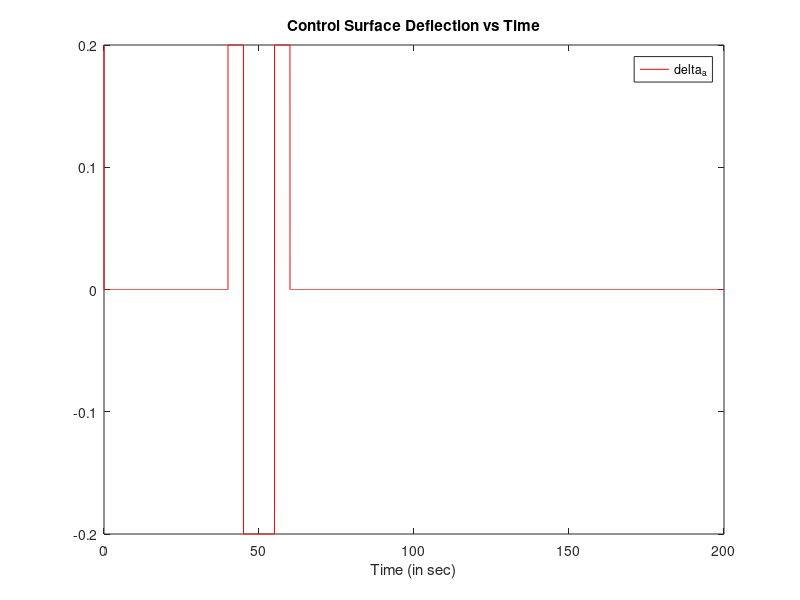
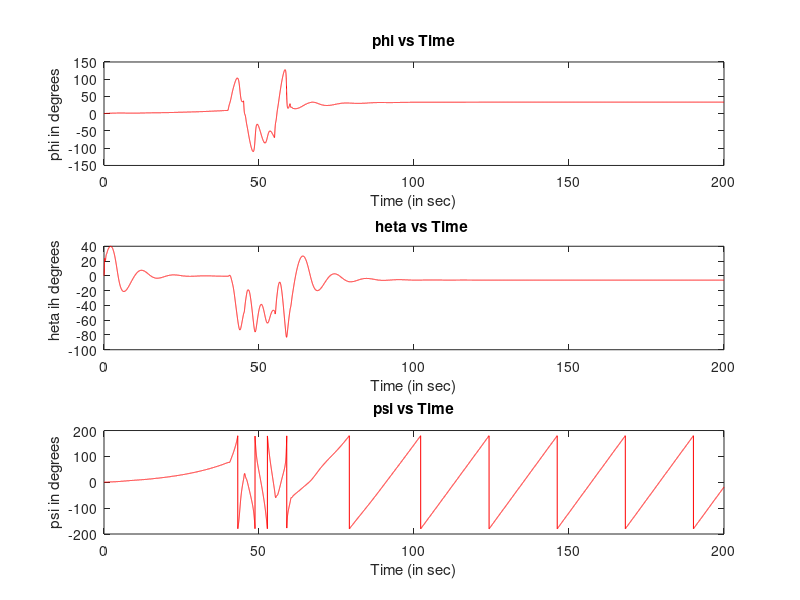

Reproduce these figures in MATLAB, in order. (Note: this script raises an error after producing the figures.)
%% State Variables
pn=0;pe=0;pd=0; %Inertial Position of MAV along Inertial Frame
dpn=0;dpe=0;dpd=0; %Rate of Change of Inertial Position of MAV along Inertial Frame
u=0;v=0;w=0; %Velocity of MAV measured along Body Frame
du=0;dv=0;dw=0; %Acceleration of MAV measured along Body Frame
p=0;q=0;r=0; %Angular rates of the MAV about the Body Frame 
dp=0;dq=0;dr=0; %Angular acceleration of the MAV about the Body Frame
phi=0;theta=0;psi=0; %Roll,Pitch and Yaw angles in degrees
phi=deg2rad(phi);theta=deg2rad(theta);psi=deg2rad(psi);
dphi=0;dtheta=0;dpsi=0; %Roll,Pitch and Yaw Rates

%% Simulation Settings
dt=0.01;
T=0:dt:200;
no=length(T); %No of sample inputs

%Physical Parameters - Aerosonde UAV
mass=25;
Jx=0.824;
Jy=1.135;
Jz=1.759;
Jxz=0.120;
g=9.81;
S=0.55;
b=2.9;
c=0.19;
rho=1.268;
e=0.9;


% Motor Parameters
k_mo=80;
Ktp=0;
Kw=0;
Sp=0.2027;
Cp=1;

% Aerodynamic Co-efficients
CL0=0.23;
CD0=0.043;
Cm0=0.0135;
Cla=5.61;
Cda=0.030;
Cma=-2.74;
Clq=7.95;
Cdq=0;
Cmq=-38.21;
Clde=0.13;
Cdde=0.0135;
Cmde=-0.99;
M=50;
Cdp=0;

Cy0=0;
Cl0=0;
Cn0=0;
Cyb=-0.83;
Clb=-0.13;
Cnb=0.073;
Cyp=0;
Clp=-0.51;
Cnp=-0.069;
Cyr=0;
Clr=0.25;
Cnr=-0.095;
Cyda=0.075;
Clda=0.17;
Cnda=-0.011;
Cydr=0.19;
Cldr=0.0024;
Cndr=-0.069;

% Mass Moment Co-efficients
G=Jx*Jz - Jxz*Jxz;
G1=(1/G)*Jxz*(Jx-Jy+Jz);
G2=(1/G)*(Jz*(Jz-Jy)+Jxz*Jxz);
G3=Jz/G;
G4=Jxz/G;
G5=(1/Jy)*(Jz-Jx);
G6=Jxz/Jy;
G7=(1/G)*((Jx-Jy)*Jx + Jxz*Jxz);
G8=Jx/G;

%% Inputs
u = 35;
v = 0;
w = 0;
p = 0;
q = 0;
r = 0;
delta_e=-0.703975;
delta_t=0;
delta_r=0;
delta_a_array=zeros([1,no]);
delta_r_array=zeros([1,no]);
delta_a_array([1,4001:4500])=0.2;
delta_a_array([1,4501:5500])=-0.2;
delta_a_array([1,5501:6000])=0.2;
count=0;
angles=zeros([3,no]);
velocity_b=zeros([3,no]);
moment=zeros([3,no]);
force=zeros([3,no]);
loc=zeros([3,no]);
%%
for i=1:no
    delta_a=delta_a_array(1,i);
    Va=sqrt(u*u+v*v+w*w);
    alpha=atan(w/u);
    beta=asin(v/Va);
    Cl=CL0+(Cla*alpha);
    Cd=CD0+(Cda*alpha);
    Cx=(-Cd*cos(alpha))+(Cl*sin(alpha));
    Cxq=(-Cdq*cos(alpha))+(Clq*sin(alpha));
    Cxde=(-Cdde*cos(alpha))+(Clde*sin(alpha));
    Cz=(-Cd*sin(alpha))-(Cl*cos(alpha));
    Czq=(-Cdq*sin(alpha))-(Clq*cos(alpha));
    Czde=(-Cdde*sin(alpha))-(Clde*cos(alpha));

    %Forces and Moments due to Propulsion
    Tp=(0.5*rho*Sp*Cp*((k_mo*delta_t*k_mo*delta_t)-(Va*Va)));
    Qp=(Ktp*Kw*delta_t*Kw*delta_t);
   
    %Forces
    a=Cx+(0.5*Cxq*c*q/Va)+(Cxde*delta_e);
    j=Cy0+(Cyb*beta)+(0.5*Cyp*b*p/Va)+(0.5*Cyr*b*r/Va)+(Cyda*delta_a)+(Cydr*delta_r);
    o=Cz+(0.5*Czq*c*q/Va)+(Czde*delta_e);
   
    fx = (-mass*g*sin(theta)) + (0.5*rho*Va*Va*S*a) + Tp;
    fy = (mass*g*cos(theta)*sin(phi))+(0.5*rho*Va*Va*S*j);
    fz = (mass*g*cos(theta)*cos(phi))+ (0.5*rho*Va*Va*S*o);

    %Moments
    d=b*(Cl0+(Clb*beta)+(0.5*Clp*b*p/Va)+(0.5*Clr*b*r/Va)+(Clda*delta_a)+(Cldr*delta_r));
    z=c*(Cm0+(Cma*alpha)+(0.5*Cmq*c*q/Va)+(Cmde*delta_e));
    f=b*(Cn0+(Cnb*beta)+(0.5*Cnp*b*p/Va)+(0.5*Cnr*b*r/Va)+(Cnda*delta_a)+(Cndr*delta_r));
    l=(0.5*rho*Va*Va*S*d) - Qp;
    m=(0.5*rho*Va*Va*S*z);
    n=(0.5*rho*Va*Va*S*f);

    angles(1:3,i)=[phi;theta;psi];
    velocity_b(1:3,i)=[u;v;w];
    loc(1:3,i)=[pn;pe;pd];
    
    moment(1:3,i)=[l;m;n];
    force(1:3,i)=[fx;fy;fz];
   
    wv=[r*v - q*w;p*w - r*u; q*u - p*v];
    temp = wv +(1/mass).*[fx;fy;fz];
    du_dt=temp(1);dv_dt=temp(2);dw_dt=temp(3);
    u=u+(du_dt*dt); %Euler Forward Integration
    v=v+(dv_dt*dt);
    w=w+(dw_dt*dt);
    R1=[cos(theta)*cos(psi) (sin(phi)*sin(theta)*cos(psi))-(cos(phi)*sin(psi)) (cos(phi)*sin(theta)*cos(psi))+(sin(phi)*sin(psi)); cos(theta)*sin(psi) (sin(phi)*sin(theta)*sin(psi))+(cos(phi)*cos(psi)) (cos(phi)*sin(theta)*sin(psi))-(sin(phi)*cos(psi)); -sin(theta) sin(phi)*cos(theta) cos(phi)*cos(theta)];
    temp=R1*[u;v;w];
    dpn_dt=temp(1);dpe_dt=temp(2);dpd_dt=temp(3);
    pn=pn+(dpn_dt*dt); %Euler forward Integration
    pe=pe+(dpe_dt*dt);
    pd=pd+(dpd_dt*dt);      

    temp=[(G1*p*q)-(G2*q*r);(G5*p*r)-G6*(p*p-r*r);(G7*p*q)-(G1*q*r)] + [(G3*l +G4*n);(m/Jy);(G4*l + G8*n)];
    dp_dt=temp(1);dq_dt=temp(2);dr_dt=temp(3);
    p=p+(dp_dt*dt); %Euler Forward Integration
    q=q+(dq_dt*dt);
    r=r+(dr_dt*dt);
    R2=[1 sin(phi)*tan(theta) cos(phi)*tan(theta);0 cos(phi) -sin(phi); 0 (sin(phi)/cos(theta)) (cos(phi)/cos(theta))];
    temp=R2*[p;q;r];
    dphi_dt=temp(1);dtheta_dt=temp(2);dpsi_dt=temp(3);
    phi=phi+(dphi_dt*dt); %Euler Forward Integration
    theta=theta+(dtheta_dt*dt);
    psi=psi+(dpsi_dt*dt);

end
figure
plot(0:dt:200,delta_a_array,"Color",'r');
legend("\delta_a");
title("Control Surface Deflection vs Time")
xlabel("Time (in sec)");

figure
% alpha=atan(velocity_b(3,:)/velocity_b(1,:));
% gamma=angles(2,:)-alpha;
angles=real(angles);
subplot(3, 1, 1);
plot(0:dt:200,mod(rad2deg(angles(1,:))+180,360)-180,"Color",'r');
ylabel("\phi in degrees");
title("\phi vs Time")
xlabel("Time (in sec)");
subplot(3, 1, 2);
plot(0:dt:200,mod(rad2deg(angles(2,:))+180,360)-180,"Color",'r');
ylabel("\theta ih degrees");
title("\theta vs Time")
xlabel("Time (in sec)");
subplot(3, 1, 3);
plot(0:dt:200,mod(rad2deg(angles(3,:))+180,360)-180,"Color",'r');
ylabel("\psi in degrees");
title("\psi vs Time")
xlabel("Time (in sec)");
sgtitle("Euler Angles vs Time")
% 
% figure
% subplot(3, 1, 1);
% Va_d=sqrt(velocity_b(1,:).^2+velocity_b(2,:).^2+velocity_b(3,:).^2);
% plot(0:dt:100,Va_d);
% ylabel("Va (in m/s)");
% title("Va vs Time")
% xlabel("Time (in sec)");
% subplot(3, 1, 2);
% for i=1:no
%     alpha_m(i)=atan(velocity_b(3,i)/velocity_b(1,i));
% end
% plot(0:dt:100,mod(rad2deg(alpha_m)+180,360)-180);
% ylabel("\alpha in degrees");
% title("\alpha vs Time")
% xlabel("Time (in sec)");
% subplot(3, 1, 3);
% for i=1:no
%     beta_m(i)=atan(velocity_b(2,i)/Va_d(i));
% end
% plot(0:dt:100,mod(rad2deg(beta_m)+180,360)-180);
% ylabel("\beta in degrees");
% xlabel("Time (in sec)");
% title("\beta vs Time")
% sgtitle("Va, \alpha, \beta vs Time")
% 
% % plot(0:dt:100,velocity_b(1,:));
% % hold on
% % plot(0:dt:100,velocity_b(2,:));
% % hold on
% % plot(0:dt:100,velocity_b(3,:));
% % 
% % legend('u','v','w');
% % 
% % title("Velocity in Body Frame");
% % figure
% % plot (0:dt:100,Va_d);
% % hold on
% % plot(0:dt:100,gamma.*(mass*g));
% 
% figure
% subplot(3, 1, 1);
% plot(0:dt:100,moment(1,:));
% ylabel("l in N/m");
% title("l vs Time")
% xlabel("Time (in sec)");
% subplot(3, 1, 2);
% plot(0:dt:100,moment(2,:));
% ylabel("m in N/m");
% title("m vs Time")
% xlabel("Time (in sec)");
% subplot(3, 1, 3);
% plot(0:dt:100,moment(3,:));
% ylabel("n in N/m");
% title("n vs Time")
% xlabel("Time (in sec)");
% sgtitle("Moments in Body Frame vs Time")
% 
% figure
% plot(loc(2,:),loc(1,:),LineWidth=1.5);
% ylabel("North (in m)");
% xlabel("East (in m)");
% title("Path of Flight");
% 
% % figure
% % plot(0:dt:100,force(1,:));
% % hold on
% % plot(0:dt:100,force(2,:));
% % hold on
% % plot(0:dt:100,force(3,:));
% % legend('fx','fy','fz');
% % title("Forces in Body Frame");